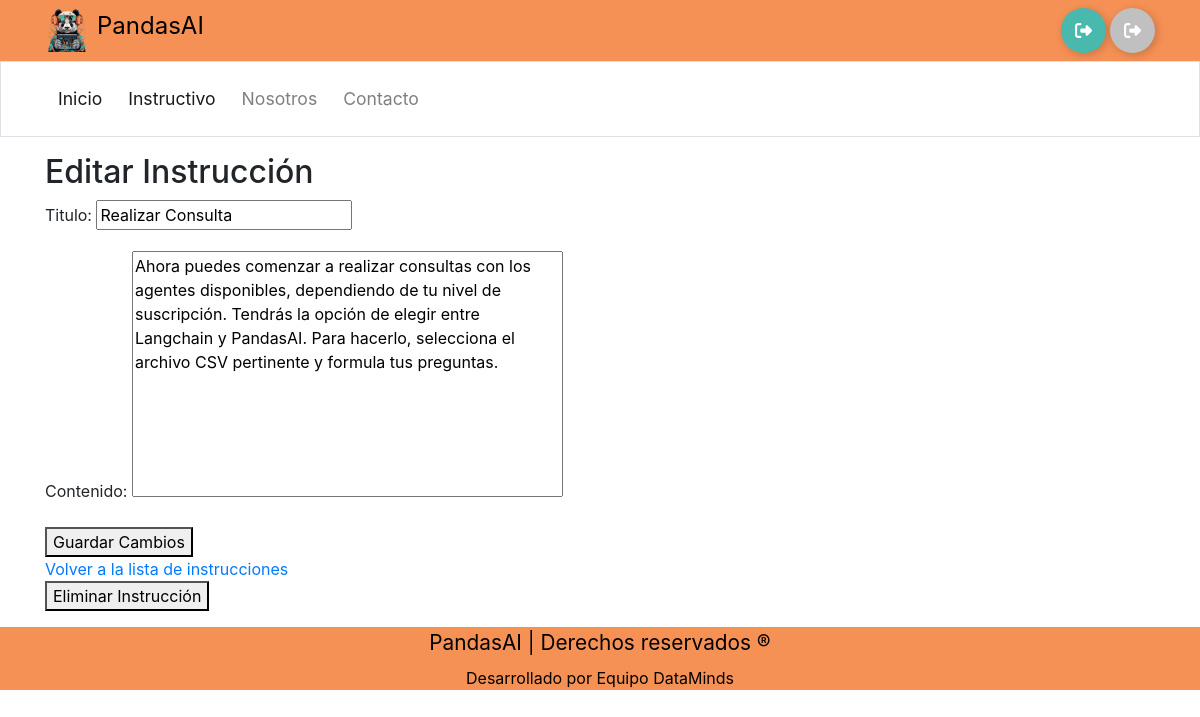
Page /instructivo/instrucciones/editar/6/ on the earlier database version.
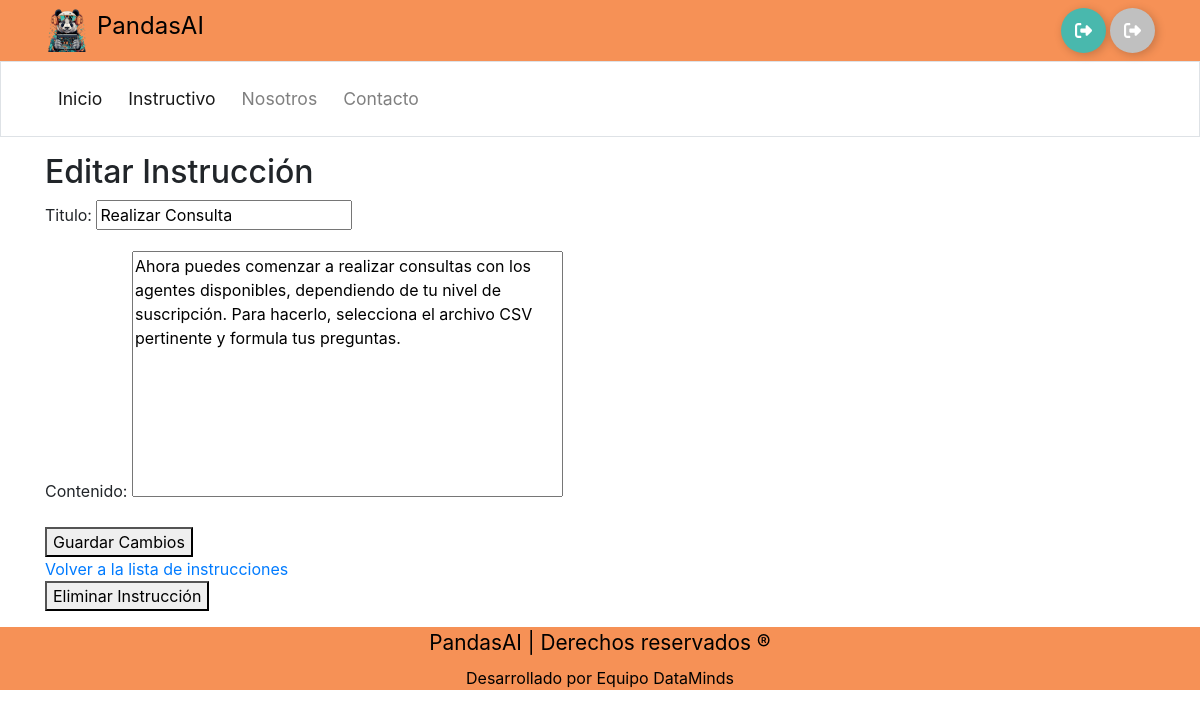
Same page on the later database version.
### instructivo/models.py (models this page shows, shortened)
class Instruccion(models.Model):
    titulo = models.CharField(max_length=100)
    contenido = models.TextField()

### instructivo/views.py (the view)
# urls.py: path('instrucciones/editar/<int:pk>/', InstruccionUpdateView.as_view(), name='editar_instruccion'),
class InstruccionUpdateView(UpdateView):
    model = Instruccion
    form_class = InstruccionForm
    template_name = 'instructivo/editar_instruccion.html'
    success_url = reverse_lazy('listar_instrucciones')

### instructivo/forms.py
class InstruccionForm(forms.ModelForm):
    class Meta:
        model = Instruccion  # Especifica el modelo asociado
        fields = ['titulo', 'contenido']  # Lista de campos a incluir en el formulario

### templates/instructivo/editar_instruccion.html (shortened to what this page needs)
{% extends "base/layout.html" %}
{% block content %}
  <h2>Editar Instrucción</h2>
  <form method="post">
    {{ form.as_p }}
    <button type="submit">Guardar Cambios</button>
  </form>
  <a href="{% url 'listar_instrucciones' %}">Volver a la lista de instrucciones</a>
  <form method="post" action="{% url 'eliminar_instruccion' instruccion.id %}">
    <button type="submit">Eliminar Instrucción</button>
  </form>
{% endblock %}

Differences in the rows shown:
changed Instruccion "Realizar Consulta": contenido "…tu nivel de suscripción. Tendrás la opción de elegir entre Langchain y PandasAI. Para hacerlo, selecciona el…" → "…tu nivel de suscripción. Para hacerlo, selecciona el…"
